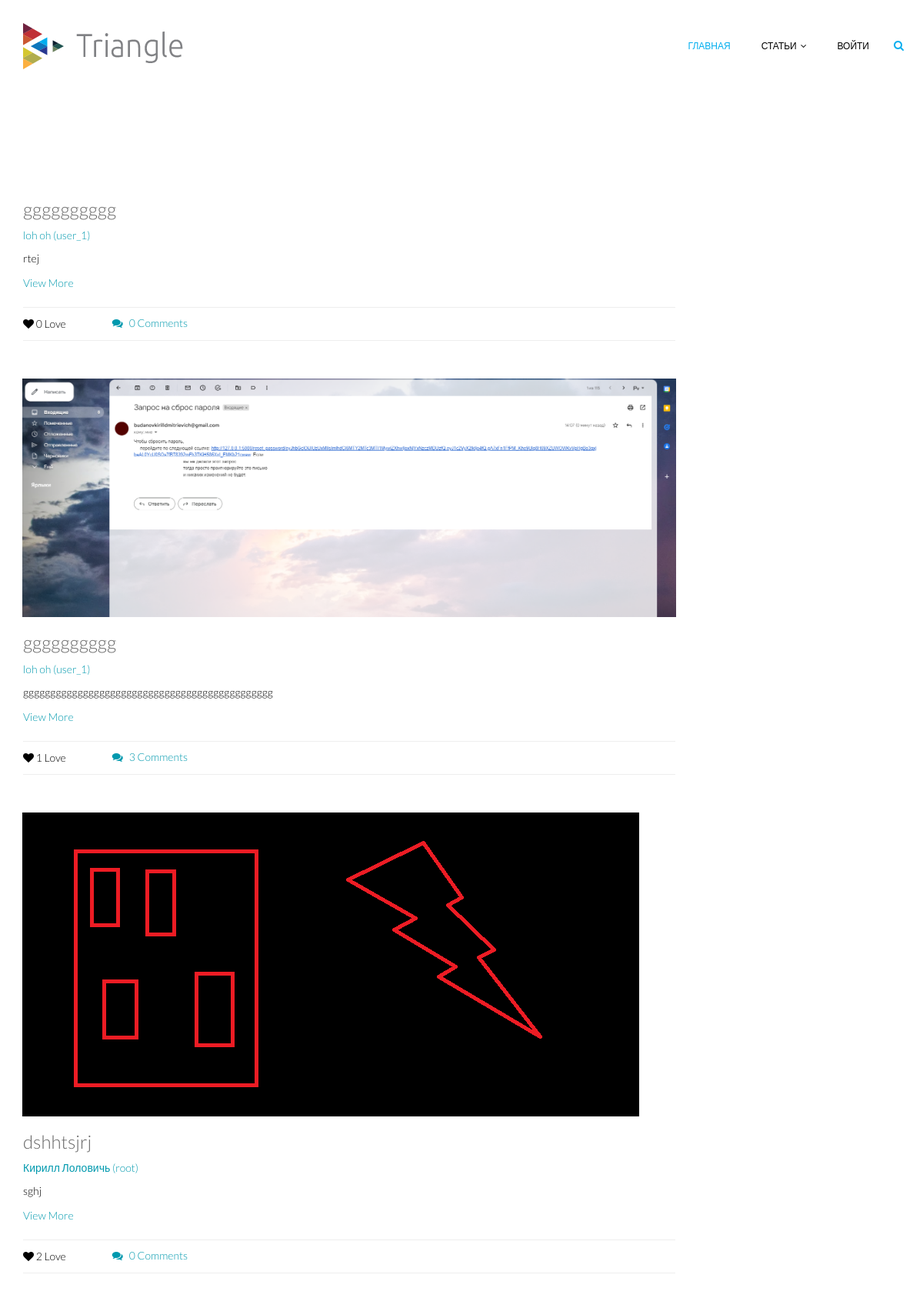
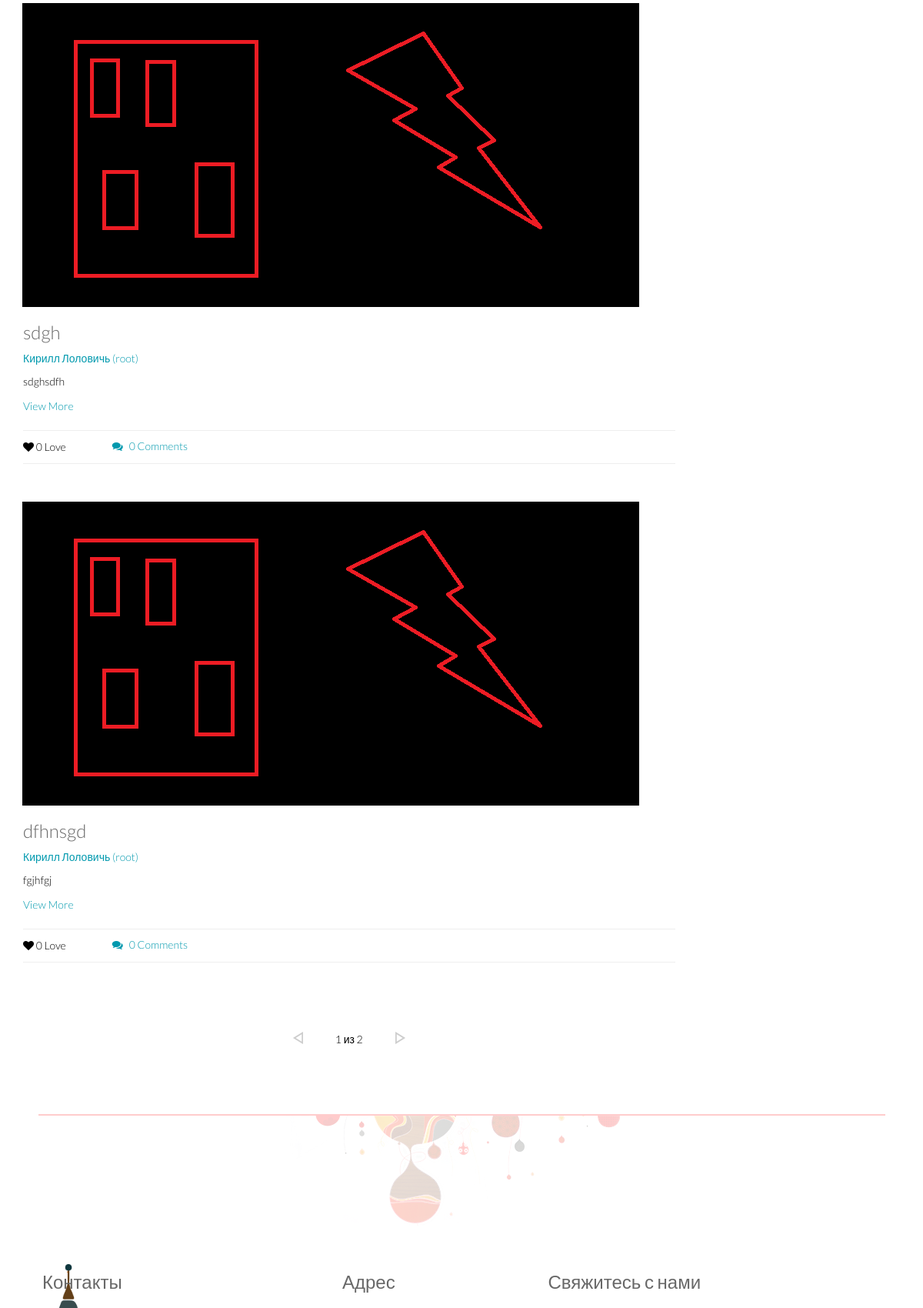
/blog/main/page/1/ (upper part), run on the app's committed database (2 pictures, top to bottom).
### blog/models.py (models this page shows)
class UserPost(models.Model):
    title = models.CharField(
        max_length=64,
    )
    image = models.ImageField(
        upload_to='blogs_images',
        blank=True)
    content = models.TextField(
        blank=True,
    )
    created = models.DateTimeField(
        auto_now_add=True
    )
    like_count = models.DecimalField(
        max_digits=8,
        decimal_places=0,
        default=0
    )
    comment_count = models.DecimalField(
        max_digits=8,
        decimal_places=0,
        default=0
    )
    author = models.ForeignKey(
        User,
        on_delete=models.CASCADE
    )

### auth_app/models.py (models this page shows)
class User(AbstractUser):
    avatar = models.ImageField(
        upload_to='users_avatars',
        blank=True)

### blog/views.py (the view)
# urls.py: path('main/page/<int:page>/', main_post_list, name='main'),
def main_post_list(request, page=1):
    title = 'посты'
    posts = UserPost.objects.all().order_by('-created')
    if request.user.is_authenticated:
        likes = get_like_pk(request.user)
    else:
        likes = []
    paginator = Paginator(posts, 5)
    try:
        posts_paginator = paginator.page(page)
    except PageNotAnInteger:
        posts_paginator = paginator.page(1)
    except EmptyPage:
        posts_paginator = paginator.page(paginator.num_pages)
    context = {
        'title': title,
        'posts': posts_paginator,
        'likes': likes
    }
    return render(request, 'blog/post-list.html', context)

### main/context_processors.py (called while the page is built)
def info(request):
    info = ContactInfo.objects.first()
    return {
       'info': info,
    }

### blog/templates/blog/post-list.html (shortened to what this page needs)
{% extends 'main/base.html' %}
{% load static %}
{% block head %}
{% include 'blog/includes/head.html' %}
{% endblock %}
{% block content %}
<section id="blog" class="padding-top">
    <div class="container">
        <div class="row">
            <div class="col-md-9 col-sm-7">
                {% include 'blog/includes/post.html' %}
                <div class="blog-pagination">
                    <ul class="pagination">
                        {% if posts.paginator %}
                        <li class="active"><a href="#">{{ posts.number }} из {{ posts.paginator.num_pages }}</a></li>
                        <li><a href="#">{{ posts.number }} из {{ posts.paginator.num_pages }}</a></li>
                        {% endif %}
                        {% if posts.has_next %}
                        <li><a href="{% url 'blog:main' posts.next_page_number %}">right</a></li>
                        {% endif %}
                    </ul>
                </div>
            </div>
        </div>
    </div>
</section>
{% endblock %}

### blog/templates/blog/includes/post.html (shortened to what this page needs)
{% load static %}
<div class="row">
    {% for post in posts %}
    <div class="col-sm-12 col-md-12">
        <div class="single-blog single-column">
            <div class="post-thumb">
                <a href="{% url 'blog:post' post.pk %}">
                    {% if post.image %}
                    <img src="{{ post.image.url }}" class="img-responsive" alt="">
                    {% endif %}
                </a>
            </div>
            <div class="post-content overflow">
                <h2 class="post-title bold"><a href="{% url 'blog:post' post.pk %}">{{ post.title }}</a></h2>
                <h3 class="post-author"><a href="{% url 'blog:author' post.author 1 %}">{{ post.author.get_full_name }}
                    ({{ post.author }})</a></h3>
                <p>{{ post.content|truncatechars:300 }}</p>
                <a href="{% url 'blog:post' post.pk %}" class="read-more">View More</a>
                <div class="post-bottom overflow">
                    <ul class="nav navbar-nav post-nav">
                        <li>
                            <i class="fa fa-heart like {% if post.pk in likes %} like-on {% endif %}" name="{{ post.pk }}" url-like="{% url 'blog:like' post.pk %}"></i>
                            <span class="count-like-{{ post.pk }}">{{ post.like_count }}</span> Love
                        </li>
                        <li><a href="{% url 'blog:post' post.pk %}"><i class="fa fa-comments"></i>{{ post.comment_count }} Comments</a></li>
                    </ul>
                </div>
            </div>
        </div>
    </div>
    {% endfor %}
</div>

### main/static/main/css/main.css (style rules this page uses)
body { background: #fff; font-family: 'Lato', sans-serif; font-weight: 300; font-size: 14px; line-height: 22px; color: #000; }
html { height: 100%; }
a { color:#C03035; }
a { -webkit-transition: 300ms; -moz-transition: 300ms; -o-transition: 300ms; transition: 300ms; }
ul { list-style: none; }
h1, h2, h3, h4, h5, h6 { font-family: 'Lato', sans-serif; font-weight: 300; }
h2 { font-size: 24px; color: #686868; }
h3 { font-size: 18px; }
.overflow { overflow: hidden; }
.padding-top { padding-top: 90px; }
.pagination li { display: inline-block; margin: 0 10px; }
.pagination li a { color: #000; padding: 5px 10px; border-radius: 5px; border: 1px solid #fff; }
.pagination li:first-child a { background: url(../images/portfolio/left.png); background-repeat: no-repeat; text-indent: -999999999px; background-position: center top 10px; width: 32px; height: 36px; border: none; -webkit-transition: 300ms; -moz-transition: 300ms; -o-transition: 300ms; transition: 300ms; }
.pagination li:last-child a { background: url(../images/portfolio/right.png); background-repeat: no-repeat; text-indent: -999999999px; background-position: center top 10px; width: 32px; height: 36px; border: none; -webkit-transition: 300ms; -moz-transition: 300ms; -o-transition: 300ms; transition: 300ms; }
.pagination li a:hover, .pagination .active a, .pagination a:active, .pagination .active a:hover, .pagination .active a:focus, .pagination a:focus { background: transparent; border-color: #C03035; color: #C03035; }
.post-thumb { margin: -1px -1px 0; position: relative; overflow: hidden; }
.post-content { padding: 20px 0; }
.post-title { margin-top: 0; }
.post-title a, .comments-number a { color: #686868; }
.post-content .post-author { margin-top: 0; }
.post-content .post-author a { font-weight: 300; font-size: 14px; color: #0099AE; }
a.read-more { color: #0099AE; font-weight: 300; }
.post-bottom { border-top: 1px solid #eeeeee; padding-top: 10px; margin-top: 20px; margin: 20px -20px 0; padding: 20px 20px 0; }
.single-blog { padding-bottom: 30px; }
.single-blog .post-bottom { border-bottom: 1px solid #eeeeee; padding-top: 10px; padding-bottom: 10px; }
.post-nav { margin:0; padding: 0; }
.post-nav li a { color: #0099AE; padding: 0; text-align: left; }
.post-nav li a i { color: #0099AE; margin-right: 8px; }
.blog-pagination { text-align: center; padding-top: 10px; padding-bottom: 55px; }
.navbar-nav.post-nav li { margin-right: 60px; }

### data on the page
UserPost: title "gggggggggg", author.get_full_name "loh oh", author "user_1", content "rtej", like_count "0", comment_count "0"
UserPost: image (picture), title "gggggggggg", author.get_full_name "loh oh", author "user_1", content "gggggggggggggggggggggggggggggggggggggggggggggg", like_count "1", comment_count "3"
UserPost: image (picture), title "dshhtsjrj", author.get_full_name "Кирилл Лоловичь", author "root", content "sghj", like_count "2", comment_count "0"
UserPost: image (picture), title "sdgh", author.get_full_name "Кирилл Лоловичь", author "root", content "sdghsdfh", like_count "0", comment_count "0"
UserPost: image (picture), title "dfhnsgd", author.get_full_name "Кирилл Лоловичь", author "root", content "fgjhfgj", like_count "0", comment_count "0"

### other printed values
{{ posts.number }} "1"
{{ posts.paginator.num_pages }} "2"
